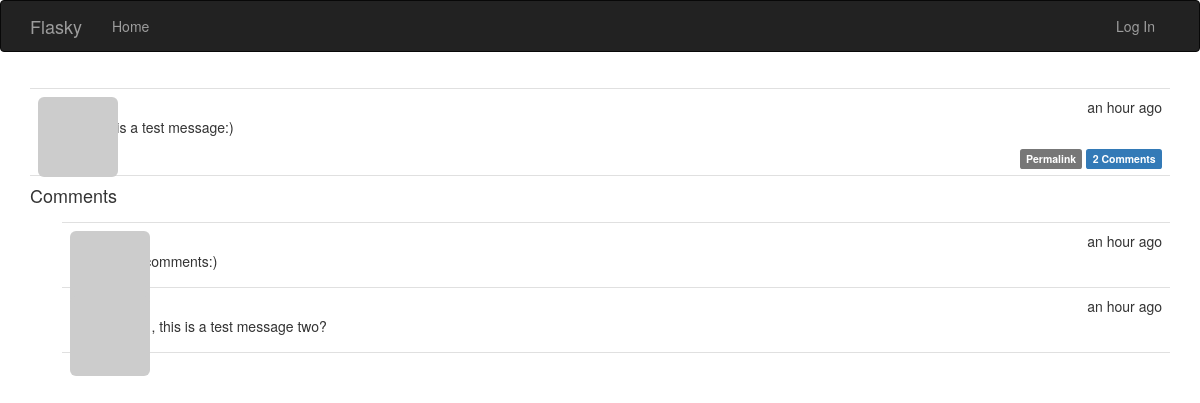
/post/1, run on the app's committed database.
### app/models.py (models this page shows, shortened)
class Post(db.Model):
    __tablename__ = 'posts'
    id = db.Column(db.Integer,primary_key=True)
    body = db.Column(db.Text)
    timestamp = db.Column(db.DateTime,index=True,default=datetime.utcnow)
    author_id = db.Column(db.Integer,db.ForeignKey('users.id'))
    body_html = db.Column(db.Text)
    comments = db.relationship('Comment',backref='post',lazy='dynamic')

class Comment(db.Model):
    __tablename__ = 'comments'
    id = db.Column(db.Integer,primary_key=True)
    body = db.Column(db.Text)
    body_html = db.Column(db.Text)
    timestamp = db.Column(db.DateTime,index=True,default=datetime.utcnow)
    disabled = db.Column(db.Boolean)
    author_id = db.Column(db.Integer,db.ForeignKey('users.id'))
    post_id = db.Column(db.Integer,db.ForeignKey('posts.id'))

### app/main/views.py (the view)
@main.route('/post/<int:id>',methods=['GET','POST'])
def post(id):
    post = Post.query.get_or_404(id)
    form = CommentForm()
    if form.validate_on_submit():
        comment = Comment(body=form.body.data,post=post,author=current_user._get_current_object())
        db.session.add(comment)
        flash('Your comment has been published.')
        return redirect(url_for('.post',id=post.id,page=-1))
    page = request.args.get('page',1,type=int)
    if page == -1:
        page = (post.comments.count() - 1) /\
            current_app.config['FLASKY_COMMENTS_PER_PAGE'] + 1
    pagination = post.comments.order_by(Comment.timestamp.asc()).paginate(
        page,per_page=current_app.config['FLASKY_COMMENTS_PER_PAGE'],error_out=False
    )
    comments = pagination.items
    return render_template('post.html',posts=[post],form=form,comments=comments,page=pagination)

### app/auth/views.py (called while the page is built)
@auth.before_app_request
def before_request():
    if current_user.is_authenticated:
        current_user.ping()
        if not current_user.confirmed \
                and request.endpoint[:5] != 'auth.' \
                and request.endpoint != 'static':
            return redirect(url_for('auth.unconfirmed'))

### app/main/__init__.py (called while the page is built)
@main.app_context_processor
def inject_permissions():
  return dict(Permission=Permission)

### app/models.py (called while the page is built)
    def gravatar(self,size=10,default='identicon',rating='g'):
        if request.is_secure:
            url = 'https://secure.gravatar.com/avatar'
        else:
            url = 'http://www.gravatar.com/avatar'
        hash = hashlib.md5(self.email.encode('utf-8')).hexdigest()
        return '{url}/{hash}?s={size}&d={default}&r={rating}'.format(url=url,hash=hash,size=size,default=default,rating=rating)

    def can(self, permissions):
        return False

    def is_administrator(self):
        return False

### app/templates/post.html (shortened to what this page needs)
{% extends "base.html" %}
{% import "bootstrap/wtf.html" as wtf %}
{% import "_macros.html" as macros %}
{% block page_content %}
{% include '_posts.html' %}
<h4 id="comments">Comments</h4>
{% include '_comments.html' %}
{% endblock %}

### app/templates/_posts.html (shortened to what this page needs)
<ul class="posts">
  {% for post in posts %}
  <li class="post">
      <div class="post-thumbnail">
          <a href="{{ url_for('.user', username=post.author.username) }}">
              <img class="img-rounded profile-thumbnail" src="{{ post.author.gravatar(size=40) }}">
          </a>
      </div>
      <div class="post-content">
          <div class="post-date">{{ moment(post.timestamp).fromNow() }}</div>
          <div class="post-author"><a href="{{ url_for('.user', username=post.author.username) }}">{{ post.author.username }}</a></div>
          <div class="post-body">
              {% if post.body_html %}
                  {{ post.body_html | safe }}
              {% else %}
                  {{ post.body }}
              {% endif %}
          </div>
          <div class="post-footer">
              <a href="{{ url_for('.post', id=post.id) }}">
                  <span class="label label-default">Permalink</span>
              </a>
              <a href="{{ url_for('.post', id=post.id) }}#comments">
                  <span class="label label-primary">{{ post.comments.count() }} Comments</span>
              </a>
          </div>
      </div>
  </li>
  {% endfor %}
</ul>

### app/templates/_comments.html
<ul class="comments">
  {% for comment in comments %}
  <li class="comment">
      <div class="comment-thumbnail">
          <a href="{{ url_for('.user', username=comment.author.username) }}">
              <img class="img-rounded profile-thumbnail" src="{{ comment.author.gravatar(size=40) }}">
          </a>
      </div>
      <div class="comment-content">
          <div class="comment-date">{{ moment(comment.timestamp).fromNow() }}</div>
          <div class="comment-author"><a href="{{ url_for('.user', username=comment.author.username) }}">{{ comment.author.username }}</a></div>
          <div class="comment-body">
              {% if comment.body_html %}
                  {{ comment.body_html | safe }}
              {% else %}
                  {{ comment.body }}
              {% endif %}
          </div>
      </div>
  </li>
  {% endfor %}
</ul>

### app/static/style.css (style rules this page uses)
.profile-thumbnail { position: absolute; }
ul.posts { list-style-type: none; padding: 0px; margin: 16px 0px 0px 0px; border-top: 1px solid #e0e0e0; }
ul.posts li.post { padding: 8px; border-bottom: 1px solid #e0e0e0; }
div.post-date { float: right; }
div.post-author { font-weight: bold; }
div.post-thumbnail { position: absolute; }
div.post-content { margin-left: 48px; min-height: 48px; }
div.post-footer { text-align: right; }
ul.comments { list-style-type: none; padding: 0px; margin: 16px 0px 0px 0px; }
ul.comments li.comment { margin-left: 32px; padding: 8px; border-bottom: 1px solid #e0e0e0; }
ul.comments li.comment:nth-child(1) { border-top: 1px solid #e0e0e0; }
div.comment-date { float: right; }
div.comment-author { font-weight: bold; }
div.comment-thumbnail { position: absolute; }
div.comment-content { margin-left: 48px; min-height: 48px; }

### data on the page
Post: timestamp "an hour ago", body_html "This is a test message:)", comments.count "2"
Comment: timestamp "an hour ago", body_html "test comments:)"
Comment: timestamp "an hour ago", body_html "hello , this is a test message two?"
